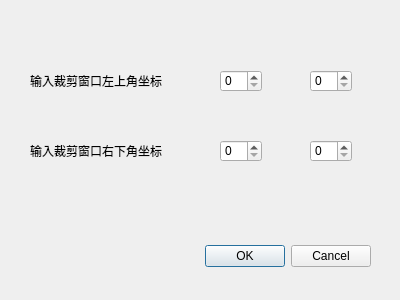
<?xml version="1.0" encoding="UTF-8"?>
<ui version="4.0">
 <class>ClipDialog</class>
 <widget class="QDialog" name="ClipDialog">
  <property name="geometry">
   <rect>
    <x>0</x>
    <y>0</y>
    <width>400</width>
    <height>300</height>
   </rect>
  </property>
  <property name="windowTitle">
   <string>线段裁剪</string>
  </property>
  <widget class="QDialogButtonBox" name="buttonBox">
   <property name="geometry">
    <rect>
     <x>30</x>
     <y>240</y>
     <width>341</width>
     <height>32</height>
    </rect>
   </property>
   <property name="orientation">
    <enum>Qt::Horizontal</enum>
   </property>
   <property name="standardButtons">
    <set>QDialogButtonBox::Cancel|QDialogButtonBox::Ok</set>
   </property>
  </widget>
  <widget class="QLabel" name="label">
   <property name="geometry">
    <rect>
     <x>30</x>
     <y>70</y>
     <width>171</width>
     <height>21</height>
    </rect>
   </property>
   <property name="text">
    <string>输入裁剪窗口左上角坐标</string>
   </property>
  </widget>
  <widget class="QLabel" name="label_2">
   <property name="geometry">
    <rect>
     <x>30</x>
     <y>140</y>
     <width>171</width>
     <height>21</height>
    </rect>
   </property>
   <property name="text">
    <string>输入裁剪窗口右下角坐标</string>
   </property>
  </widget>
  <widget class="QSpinBox" name="spinBoxX1">
   <property name="geometry">
    <rect>
     <x>220</x>
     <y>70</y>
     <width>42</width>
     <height>22</height>
    </rect>
   </property>
   <property name="maximum">
    <number>100000</number>
   </property>
  </widget>
  <widget class="QSpinBox" name="spinBoxY1">
   <property name="geometry">
    <rect>
     <x>310</x>
     <y>70</y>
     <width>42</width>
     <height>22</height>
    </rect>
   </property>
   <property name="maximum">
    <number>100000</number>
   </property>
  </widget>
  <widget class="QSpinBox" name="spinBoxX2">
   <property name="geometry">
    <rect>
     <x>220</x>
     <y>140</y>
     <width>42</width>
     <height>22</height>
    </rect>
   </property>
   <property name="maximum">
    <number>100000</number>
   </property>
  </widget>
  <widget class="QSpinBox" name="spinBoxY2">
   <property name="geometry">
    <rect>
     <x>310</x>
     <y>140</y>
     <width>42</width>
     <height>22</height>
    </rect>
   </property>
   <property name="maximum">
    <number>100000</number>
   </property>
  </widget>
 </widget>
 <resources/>
 <connections>
  <connection>
   <sender>buttonBox</sender>
   <signal>accepted()</signal>
   <receiver>ClipDialog</receiver>
   <slot>accept()</slot>
   <hints>
    <hint type="sourcelabel">
     <x>248</x>
     <y>254</y>
    </hint>
    <hint type="destinationlabel">
     <x>157</x>
     <y>274</y>
    </hint>
   </hints>
  </connection>
  <connection>
   <sender>buttonBox</sender>
   <signal>rejected()</signal>
   <receiver>ClipDialog</receiver>
   <slot>reject()</slot>
   <hints>
    <hint type="sourcelabel">
     <x>316</x>
     <y>260</y>
    </hint>
    <hint type="destinationlabel">
     <x>286</x>
     <y>274</y>
    </hint>
   </hints>
  </connection>
 </connections>
</ui>
